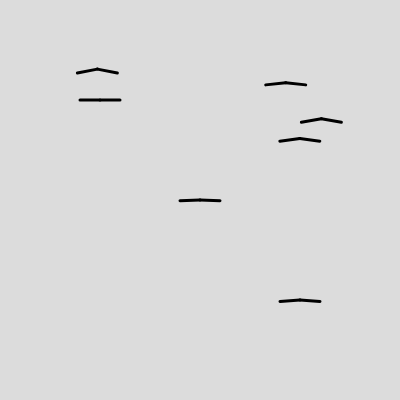
Frame 1 (no input)
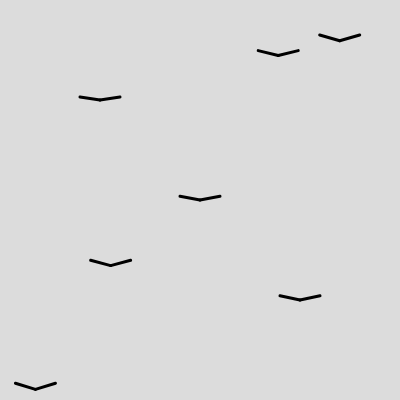
Frame 60 (no input)
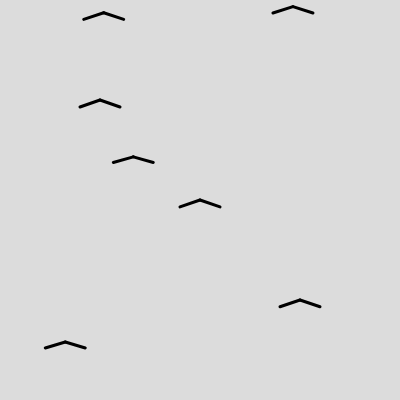
Frame 120 (the mouse pressed at the canvas centre since frame 60)

The p5.js sketch that drew these frames (run headless with seeded random() and noise() and a simulated clock; from frame 60 on, the mouse is pressed at the canvas centre):

// p5.js sketch
// ── sketch.js
let angle = 0;
let speed = 0.1;
let l_wing_y_pos;
let r_wing_y_pos;
let wing_amplitude = 7;
let frame = 0;

let x1 = 100;
let y1 = 100;

let x2 = 200;
let y2 = 200;

let x3 = 300;
let y3 = 300;

function setup() {
  createCanvas(400, 400);
  angleMode(RADIANS);
  strokeWeight(3);
}

function bird(start_X, start_Y) {
  r_wing_y_pos = sin(angle) * wing_amplitude + start_Y;
  l_wing_y_pos = sin(angle) * wing_amplitude + start_Y;

  line(start_X, start_Y, start_X - 20, l_wing_y_pos);
  line(start_X, start_Y, start_X + 20, r_wing_y_pos);

  angle += speed;
}

function randomizePositions() {
  x1 = random(400);
  y1 = random(400);

  x2 = random(400);
  y2 = random(400);

  x3 = random(400);
  y3 = random(400);
}

function draw() {
  background(220);

  bird(x1, y1);
  bird(x2, y2);
  bird(x3, y3);

  for (let i = 0; i < 4; i++) {
    bird(random(400), random(400));
  }

  if (frameCount % 180 == 0) {
    randomizePositions();
  }
}
